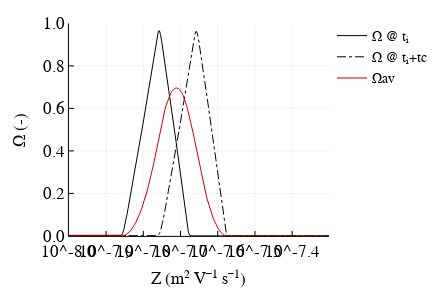

Notebook code for this chart:
### Markdown cell above
__Figure 7.__ Exponential voltage downscan for tscan = 60 s and tc = 2 s.

### Code cell
Zˢ = vtoz(Λ, Ve);     # Vector of mobility centroids for bin edges
i = 10;               # Bin number to obtain average transfer function
nint = 20             # Number of points for numerical integration

# Numerical integration over all transfer functions in the bin
Vex = reverse(exp10.(range(log10(Ve[i+1]), stop=log10(Ve[i]), length=nint)))
Ωav = mapreduce(zˢ->δ.Ω(Λ,Z,zˢ), +, vtoz(Λ, Vex))/nint

plot(Z, δ.Ω(Λ,Z,Zˢ[i]), ylabel = "Ω (-)", ylim = (0,1), xlabel = "Z (m² V⁻¹ s⁻¹)", color = :black,
    left_margin = 33px, label = "Ω @ tᵢ", xaxis = :log10, xlim = (10e-9, 50e-9))
plot!(Z, δ.Ω(Λ,Z,Zˢ[i+1]), label = "Ω @ tᵢ+tc", color = :black, ls = :dashdot)
plot!(Z,Ωav, color = RGBA(0.8,0,0,1), label = "Ωav",fmt=:svg)

### Figure 1 — Plotly figure (JSON) as saved in the notebook; plotly's stock layout.template omitted (floating-point values rounded to 4 significant figures; data arrays with more than 128 entries replaced by an {"elided": "..."} marker saying what was removed)
{"data": [{"colorbar": {"title": ""}, "hoverinfo": "text", "legendgroup": "Ω @ tᵢ", "line": {"color": "rgba(0, 0, 0, 1.000)", "dash": "solid", "shape": "linear", "width": 1}, "mode": "lines", "name": "Ω @ tᵢ", "showlegend": true, "text": {"elided": "1000 null values"}, "type": "scatter", "x": {"elided": "1000 float values"}, "xaxis": "x1", "y": {"elided": "1000 float values"}, "yaxis": "y1", "zmax": 0.1, "zmin": -0.1}, {"colorbar": {"title": ""}, "hoverinfo": "text", "legendgroup": "Ω @ tᵢ+tc", "line": {"color": "rgba(0, 0, 0, 1.000)", "dash": "dashdot", "shape": "linear", "width": 1}, "mode": "lines", "name": "Ω @ tᵢ+tc", "showlegend": true, "text": {"elided": "1000 null values"}, "type": "scatter", "x": {"elided": "1000 float values"}, "xaxis": "x1", "y": {"elided": "1000 float values"}, "yaxis": "y1", "zmax": 0.1, "zmin": -0.1}, {"colorbar": {"title": ""}, "hoverinfo": "text", "legendgroup": "Ωav", "line": {"color": "rgba(204, 0, 0, 1.000)", "dash": "solid", "shape": "linear", "width": 1}, "mode": "lines", "name": "Ωav", "showlegend": true, "text": {"elided": "1000 null values"}, "type": "scatter", "x": {"elided": "1000 float values"}, "xaxis": "x1", "y": {"elided": "1000 float values"}, "yaxis": "y1", "zmax": 0.1, "zmin": -0.1}], "layout": {"annotations": [], "height": 288, "legend": {"bgcolor": "rgba(255, 255, 255, 1.000)", "bordercolor": "rgba(0, 0, 0, 1.000)", "font": {"color": "rgba(0, 0, 0, 1.000)", "family": "Nimbus Sans L", "size": 14}, "tracegroupgap": 0, "x": 1, "y": 1}, "margin": {"b": 20, "l": 0, "r": 0, "t": 20}, "paper_bgcolor": "rgba(255, 255, 255, 1.000)", "plot_bgcolor": "rgba(255, 255, 255, 1.000)", "showlegend": true, "width": 432, "xaxis": {"anchor": "y1", "domain": [0.2076, 0.9909], "gridcolor": "rgba(0, 0, 0, 0.100)", "gridwidth": 0.5, "linecolor": "rgba(0, 0, 0, 1.000)", "mirror": false, "range": [-8, -7.301], "showgrid": true, "showline": true, "showticklabels": true, "tickangle": 0, "tickcolor": "rgb(0, 0, 0)", "tickfont": {"color": "rgba(0, 0, 0, 1.000)", "family": "Nimbus Sans L", "size": 17}, "tickmode": "array", "ticks": "inside", "ticktext": ["10^-8.0", "10^-7.9", "10^-7.8", "10^-7.7", "10^-7.6", "10^-7.5", "10^-7.4"], "tickvals": [1e-08, 1.259e-08, 1.585e-08, 1.995e-08, 2.512e-08, 3.162e-08, 3.981e-08], "title": "Z (m² V⁻¹ s⁻¹)", "titlefont": {"color": "rgba(0, 0, 0, 1.000)", "family": "Nimbus Sans L", "size": 17}, "type": "log", "visible": true, "zeroline": false, "zerolinecolor": "rgba(0, 0, 0, 1.000)"}, "yaxis": {"anchor": "x1", "domain": [0.1294, 0.9863], "gridcolor": "rgba(0, 0, 0, 0.100)", "gridwidth": 0.5, "linecolor": "rgba(0, 0, 0, 1.000)", "mirror": false, "range": [0, 1], "showgrid": true, "showline": true, "showticklabels": true, "tickangle": 0, "tickcolor": "rgb(0, 0, 0)", "tickfont": {"color": "rgba(0, 0, 0, 1.000)", "family": "Nimbus Sans L", "size": 17}, "tickmode": "array", "ticks": "inside", "ticktext": ["0.0", "0.2", "0.4", "0.6", "0.8", "1.0"], "tickvals": [0, 0.2, 0.4, 0.6, 0.8, 1], "title": "Ω (-)", "titlefont": {"color": "rgba(0, 0, 0, 1.000)", "family": "Nimbus Sans L", "size": 17}, "type": "-", "visible": true, "zeroline": false, "zerolinecolor": "rgba(0, 0, 0, 1.000)"}}}
